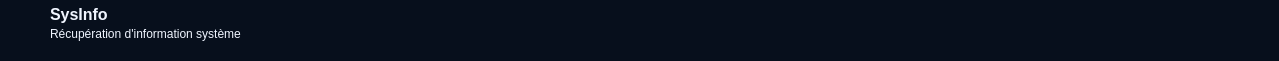
    <widget class="QWidget" name="titleBar" native="true">
     <property name="minimumSize">
      <size>
       <width>1279</width>
       <height>61</height>
      </size>
     </property>
     <property name="styleSheet">
      <string notr="true">background-color:#070F1C;
color:#F0F5FF;</string>
     </property>
     <widget class="QLabel" name="titre">
      <property name="geometry">
       <rect>
        <x>50</x>
        <y>5</y>
        <width>161</width>
        <height>18</height>
       </rect>
      </property>
      <property name="font">
       <font>
        <pointsize>12</pointsize>
        <bold>true</bold>
       </font>
      </property>
      <property name="text">
       <string>SysInfo</string>
      </property>
     </widget>
     <widget class="QLabel" name="description">
      <property name="geometry">
       <rect>
        <x>50</x>
        <y>25</y>
        <width>251</width>
        <height>18</height>
       </rect>
      </property>
      <property name="styleSheet">
       <string notr="true">padding:0px;</string>
      </property>
      <property name="text">
       <string>Récupération d'information système</string>
      </property>
     </widget>
     <widget class="QLabel" name="logo_linux">
      <property name="geometry">
       <rect>
        <x>10</x>
        <y>10</y>
        <width>31</width>
        <height>31</height>
       </rect>
      </property>
      <property name="text">
       <string/>
      </property>
      <property name="pixmap">
       <pixmap resource="ressources.qrc">:/icons/icons/linux.png</pixmap>
      </property>
      <property name="scaledContents">
       <bool>true</bool>
      </property>
     </widget>
    </widget>
